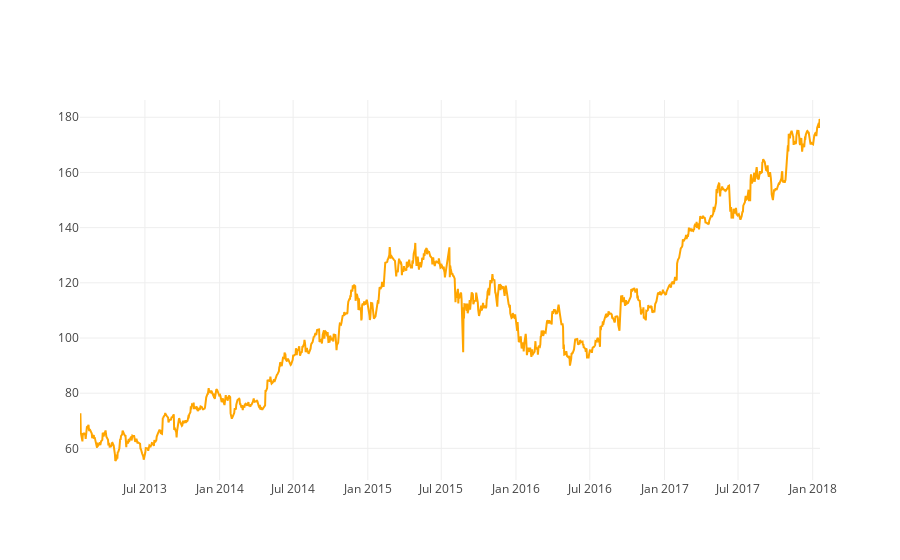

The code cell stored with this chart in its notebook:
### Markdown cell above
##### ploting timeseries plot for date and opening value

### Code cell
trace_open = go.Scatter(x = stock_data.Date,
                        y = stock_data.Open,
                        name = 'Stock Open',
                        line = dict(color = 'orange'))

data = [trace_open]

offline.iplot(data)

### Figure 1 — Plotly figure (JSON) as saved in the notebook; plotly's stock layout.template omitted (floating-point values rounded to 4 significant figures; data arrays with more than 128 entries replaced by an {"elided": "..."} marker saying what was removed)
{"data": [{"line": {"color": "orange"}, "name": "Stock Open", "type": "scatter", "uid": "3c952b81-0ead-4adf-a9af-8b8faa69163d", "x": {"elided": "1259 str values"}, "y": {"elided": "1259 float values"}}], "layout": {}}
